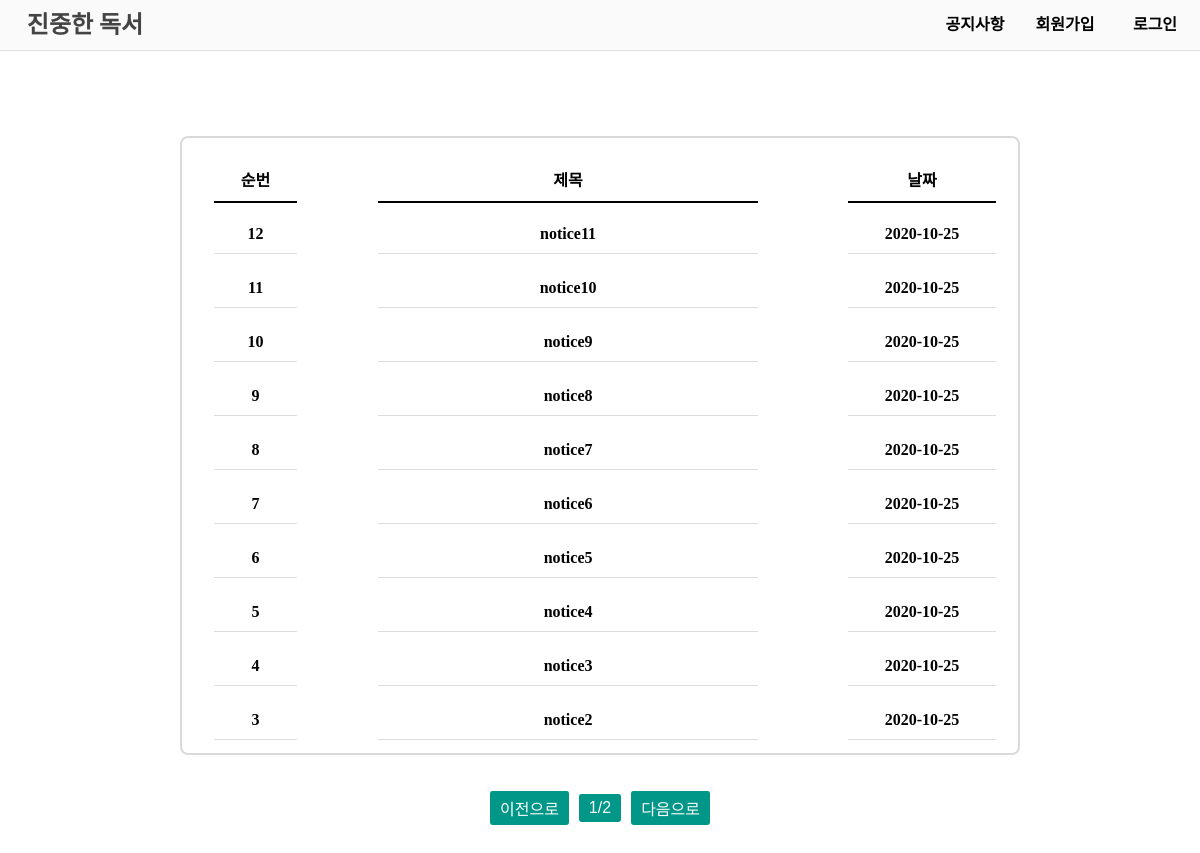
Before: /notice/ with the older database file.
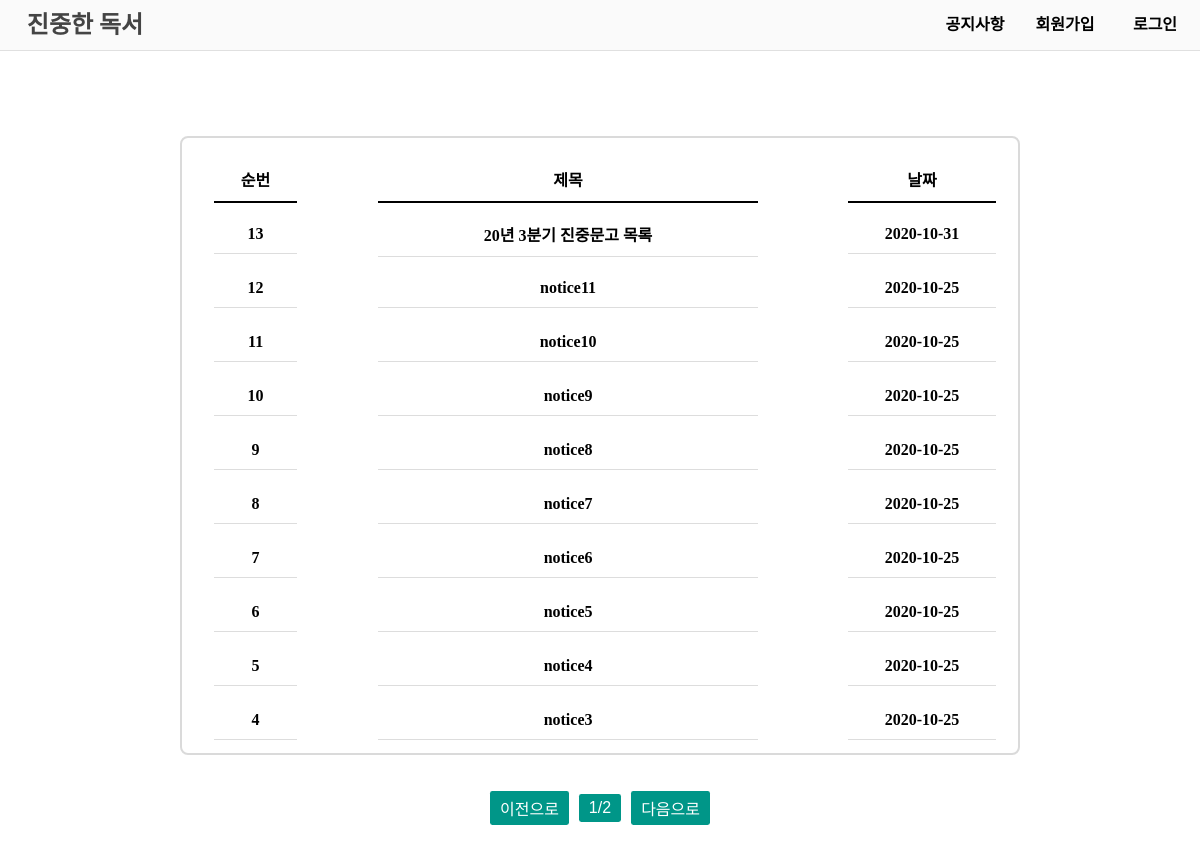
After: the same page with the newer database file.
### notice/models.py (models this page shows, shortened)
class Notice(models.Model):
    title = models.CharField(max_length=200)
    text = models.TextField()
    pub_date = models.DateTimeField('date published')

### notice/views.py (the view)
# urls.py: path('', views.notice, name='notice'),
def notice(request):
    notice_all = Notice.objects.all().order_by('-pub_date')
    page = int(request.GET.get('p', 1))
    paginator = Paginator(notice_all, 10)
    notices = paginator.get_page(page)
    return render(request, "notice.html", {"notices":notices})

### notice/templates/notice.html (shortened to what this page needs)
{% load staticfiles %}
<!DOCTYPE html>
<html lang="en">
<head>
    <link rel="stylesheet" href="{% static 'notice/css/style.css' %}">
    <link rel="stylesheet" href="{% static 'css/nav.css' %}">
    <link rel="stylesheet" href="{% static 'css/bt.css' %}">
</head>
<body>
    <header>
        <nav>
            <ul>
                <li><a class="menu-title" href="{% url 'main' %}">진중한 독서</a></li>
                {% if user.is_authenticated %}
                    <li><a class="menu-right" href="javascript:{document.getElementById('logout').submit()}">로그아웃</a></li>
                    <li><a class="menu-right" href="{% url 'notice' %}">공지사항</a></li>
                    <li><a class="menu-right" href="{% url 'users' %}">마이페이지</a></li>
                    <li><a class="menu-user">{{user.username}} 님, 안녕하세요!</a></li>
                    <form id="logout" method="POST" action="{% url 'logout' %}">
                        {% csrf_token %}
                        <input type="hidden">
                    </form>
                {% else %}
                    <li><a class="menu-right" href="{% url 'login' %}">로그인</a></li>
                    <li><a class="menu-right" href="{% url 'signup' %}">회원가입</a></li>
                    <li><a class="menu-right" href="{% url 'notice' %}">공지사항</a></li>
                {% endif %}
            </ul>
        </nav>
    </header>
    <div class="row mt-2">
        <div class="col-12">
            <nav>
                <table class="table table-bordered">
                    <thead>
                        <tr>
                            <th class="notice-header">순번</th>
                            <th class="notice-header">제목</th>
                            <th class="notice-header">날짜</th>
                        </tr>
                    </thead>
                    <tbody>
                        {% for notice in notices %}
                            <tr>
                                <td class="notice-body" id="notice-id">{{notice.id}}</td>
                                <td class="notice-body" id="notice-title"><a href="{% url 'detail_notice' notice.id %}">{{notice.title}}</a></td>
                                <td class="notice-body" id="notice-time">{{notice.pub_date | date:'Y-n-j'}}</td>
                            </tr>
                        {% endfor %}
                    </tbody>
                </table>
                <ul class="pagination justify-content-center">
                    {% if notices.has_previous %}
                    <li class="page-item">
                        <a class="page-link" href="?p={{notices.previous_page_number }}">이전으로</a>
                    </li>
                    {% else %}
                    <li class="page-item disabled">
                        <a class="page-link" href="#">이전으로</a>
                    </li>
                    {% endif %}
                    <li class="page-item-none">
                        <a class="page-link">{{notices.number}}/{{notices.paginator.num_pages}}</a>
                    </li>
                    {% if notices.has_next %}
                    <li class="page-item">
                        <a class="page-link" href="?p={{notices.next_page_number }}">다음으로</a>
                    </li>
                    {% else %}
                    <li class="page-item disabled">
                        <a class="page-link" href="#">다음으로</a>
                    </li>
                    {% endif %}
                </ul>
            </nav>
        </div>
    </div>
    </body>
</html>

### static/notice/css/style.css (style rules this page uses)
a { text-decoration: none; color: black; }
.table { width: 70%; margin: 3% auto; border: 2px solid #dadada; border-radius: .5em; }
.notice-header { height: 50px; padding-top: 20px; padding-left: 20px; }
.notice-header::after { content: ""; display: block; width: 80%; border-bottom: 2px solid #000000; margin: 10px auto 0 auto; }
.notice-body { height: 50px; text-align: center; font-weight: bold; padding-left: 20px; }
.notice-body::after { content: ""; display: block; width: 80%; border-collapse: collapse; border-bottom: 1px solid #dddddd; margin: 10px auto 0 auto; }
#notice-id { width: 15%; }
#notice-title { width: 60%; margin: auto; }
.pagination { display: flex; align-items: center; justify-content: center; list-style: none; margin: 0 auto; margin-bottom: 3%; padding-left: 0; border-radius: 0.25rem; }

### static/css/nav.css (style rules this page uses)
body { margin: 0; padding: 0; padding-top: 100px; }
header { margin: 0; padding: 0; height: 50px; background-color: #FAFAFA; border-bottom: 1px solid #E0E0E0; position: fixed; top: 0; left: 0; right: 0; z-index: 1; }
header nav ul { margin: 0; padding: 0; user-select: none; }
header li { list-style: none; line-height: 50px; vertical-align: middle; text-align: center; }
header .menu-title { float: left; display: block; text-decoration: none; width: 170px; color: #000000; font-family: 'Gugi', cursive; font-size: 24px; font-weight: bold; }
header .menu-right { float: right; display: block; text-decoration: none; width: 90px; color: #000000; font-family: 'Noto Sans KR', sans-serif; font-size: 16px; font-weight: bold; }

### static/css/bt.css (style rules this page uses)
.page-item { text-align: center; vertical-align: middle; margin: 0 5px; padding: 5px 10px; display: list-item; background-color: #009688; border-style: none; border-radius: 0.15rem; cursor: pointer; }
.page-item > a { font-family: 'Noto Sans KR', sans-serif; font-size: 16px; color: #FFFFFF; }
.page-item-none { text-align: center; vertical-align: middle; margin: 0 5px; padding: 5px 10px; display: list-item; background-color: #009688; border-style: none; border-radius: 0.15rem; user-select: none; }
.page-item-none > a { font-family: 'Noto Sans KR', sans-serif; font-size: 16px; color: #FFFFFF; }

Changed rows visible on the page:
no longer on this page (row unchanged): Notice: id "3", title "notice2", pub_date "2020-10-25"
added Notice: id "13", title "20년 3분기 진중문고 목록", pub_date "2020-10-31"
